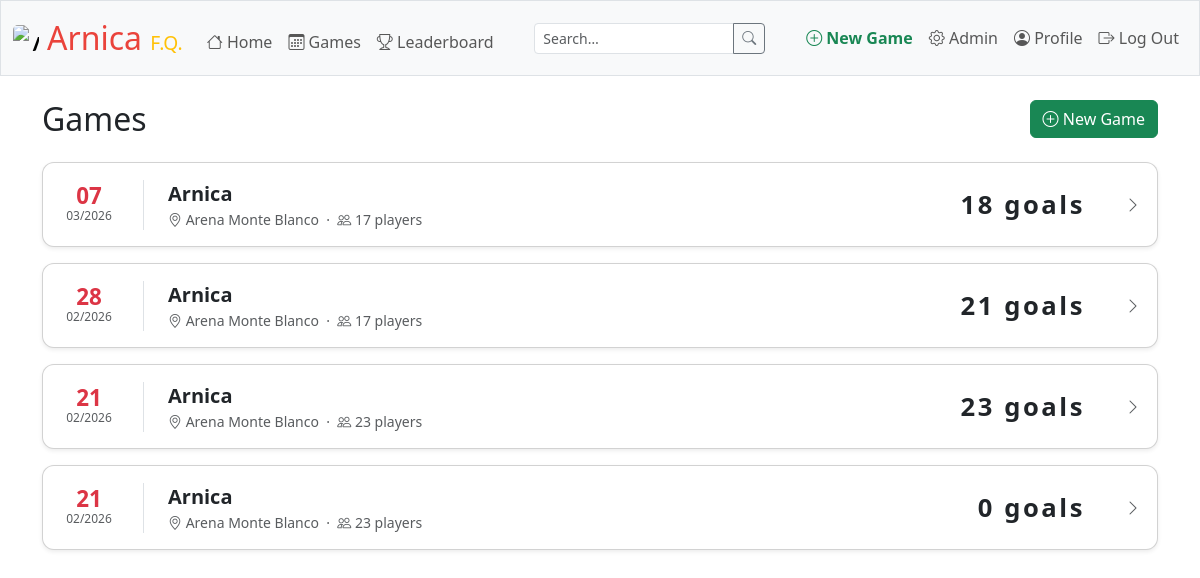
Page /games (signed in) on the committed database.
### tables this page shows
CREATE TABLE games (
    id          INTEGER PRIMARY KEY AUTOINCREMENT NOT NULL,
    title       TEXT NOT NULL,
    date        DATE NOT NULL,
    youtube_url TEXT,
    location_id INTEGER NOT NULL,
    video_start TEXT CHECK(video_start GLOB '[0-9][0-9]:[0-9][0-9]:[0-9][0-9]'),
    video_end   TEXT CHECK(video_end   GLOB '[0-9][0-9]:[0-9][0-9]:[0-9][0-9]'),
    FOREIGN KEY(location_id) REFERENCES locations(id) ON DELETE RESTRICT
);

### app.py (the view)
@app.route("/games")
@login_required
def games():
    print(session.get("role"))
    """List all games, most recent first."""
    games = db.execute("""
            SELECT
                g.id,
                g.title,
                g.date,
                g.youtube_url,
                l.name AS location,
                COUNT(DISTINCT pr.person_id) AS player_count,
                COUNT(DISTINCT CASE WHEN e.type = 'goal' THEN e.id END) AS total_goals
            FROM games g
            JOIN locations l ON l.id = g.location_id
            LEFT JOIN presences pr ON pr.game_id = g.id
            LEFT JOIN events e ON e.game_id = g.id
            GROUP BY g.id
            ORDER BY g.date DESC
        """)
    return render_template("games.html", games=games)

### app.py (called while the page is built)
@app.after_request
def after_request(response):
    response.headers["Cache-Control"] = "no-cache, no-store, must-revalidate"
    response.headers["Expires"] = 0
    response.headers["Pragma"] = "no-cache"
    return response

### helpers.py (called while the page is built)
def login_required(f):
    @wraps(f)
    def decorated_function(*args, **kwargs):
        if session.get("user_id") is None:
            return redirect("/login")
        return f(*args, **kwargs)
    return decorated_function

### templates/games.html (shortened to what this page needs)
{% extends "layout.html" %}
{% block main %}
<div class="d-flex justify-content-between align-items-center mb-4">
    <h2 class="mb-0">Games</h2>
    {% if session.get("role") in ["admin", "editor"] %}
        <a href="/games/register" class="btn btn-success">
            <i class="bi bi-plus-circle"></i> New Game
        </a>
    {% endif %}
</div>
{% if games %}
    <div class="row g-3">
        {% for game in games %}
            <div class="col-12">
                <a href="/games/{{ game.id }}" class="text-decoration-none text-dark">
                    <div class="card shadow-sm hover-card">
                        <div class="card-body d-flex align-items-center gap-4">
                            <div class="text-center" style="min-width:60px">
                                <div class="fw-bold text-danger" style="font-size:1.4rem; line-height:1">
                                    {{ game.date[8:10] }}
                                </div>
                                <div class="text-muted" style="font-size:0.75rem; text-transform:uppercase">
                                    {{ game.date[5:7] }}/{{ game.date[0:4] }}
                                </div>
                            </div>
                            <div class="flex-grow-1">
                                <div class="fw-semibold fs-5">{{ game.title }}</div>
                                <div class="text-muted small">
                                    <i class="bi bi-geo-alt"></i> {{ game.location }}
                                    &nbsp;·&nbsp;
                                    <i class="bi bi-people"></i> {{ game.player_count }} players
                                </div>
                            </div>
                            <div class="text-center px-3">
                                <div class="fw-bold" style="font-size:1.6rem; letter-spacing:0.1em">
                                    {{ game.total_goals }} goals
                                </div>
                            </div>
                            <div class="text-muted">
                                <i class="bi bi-chevron-right"></i>
                            </div>
                        </div>
                    </div>
                </a>
            </div>
        {% endfor %}
    </div>
{% endif %}
{% endblock %}

### static/styles.css (style rules this page uses)
.card { border-radius: 0.75rem; }

### rows in the picture
games: date "07", date "03", date "2026", title "Arnica", location "Arena Monte Blanco", player_count "17", total_goals "18"
games: date "28", date "02", date "2026", title "Arnica", location "Arena Monte Blanco", player_count "17", total_goals "21"
games: date "21", date "02", date "2026", title "Arnica", location "Arena Monte Blanco", player_count "23", total_goals "23"
games: date "21", date "02", date "2026", title "Arnica", location "Arena Monte Blanco", player_count "23", total_goals "0"
